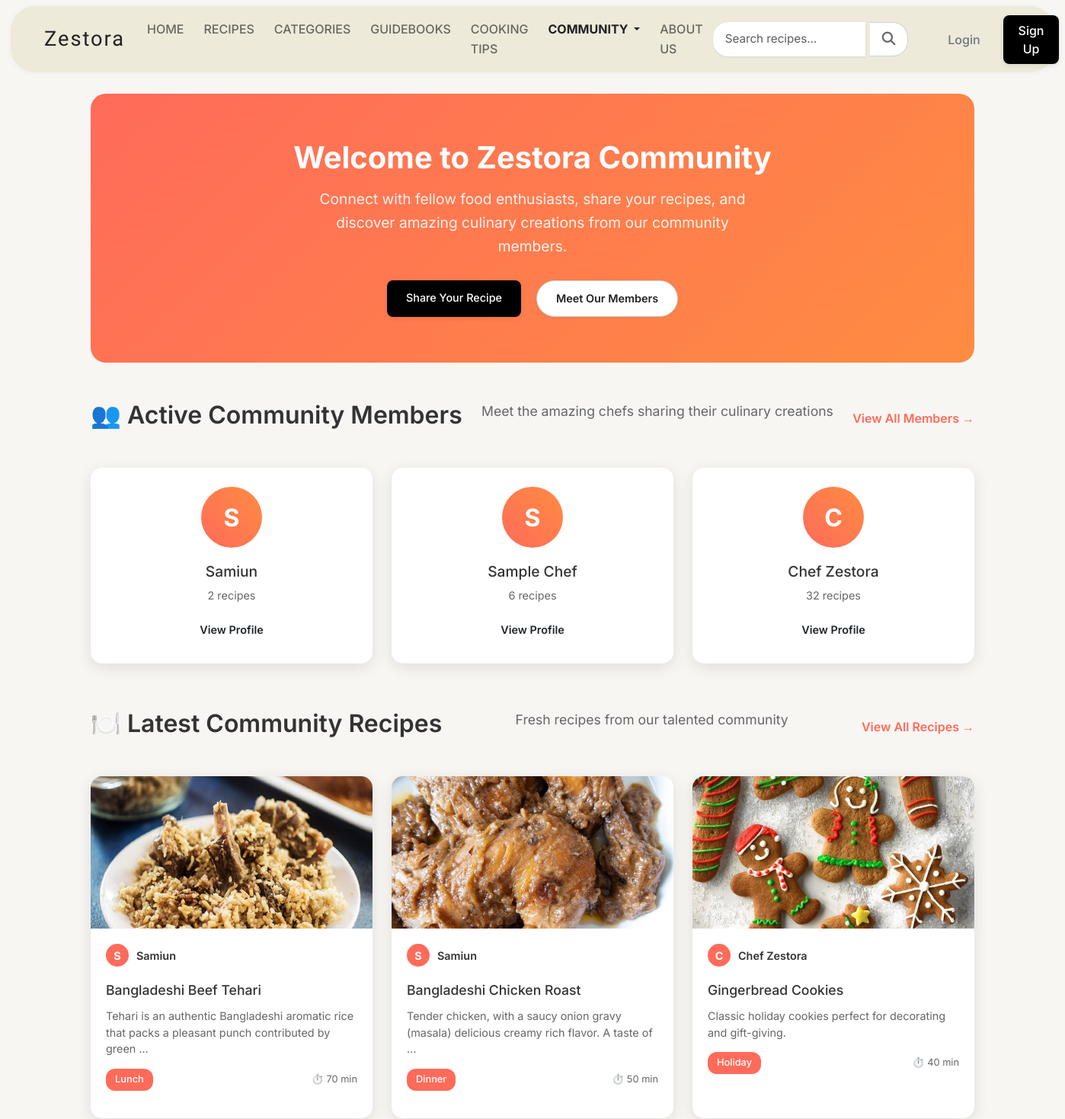
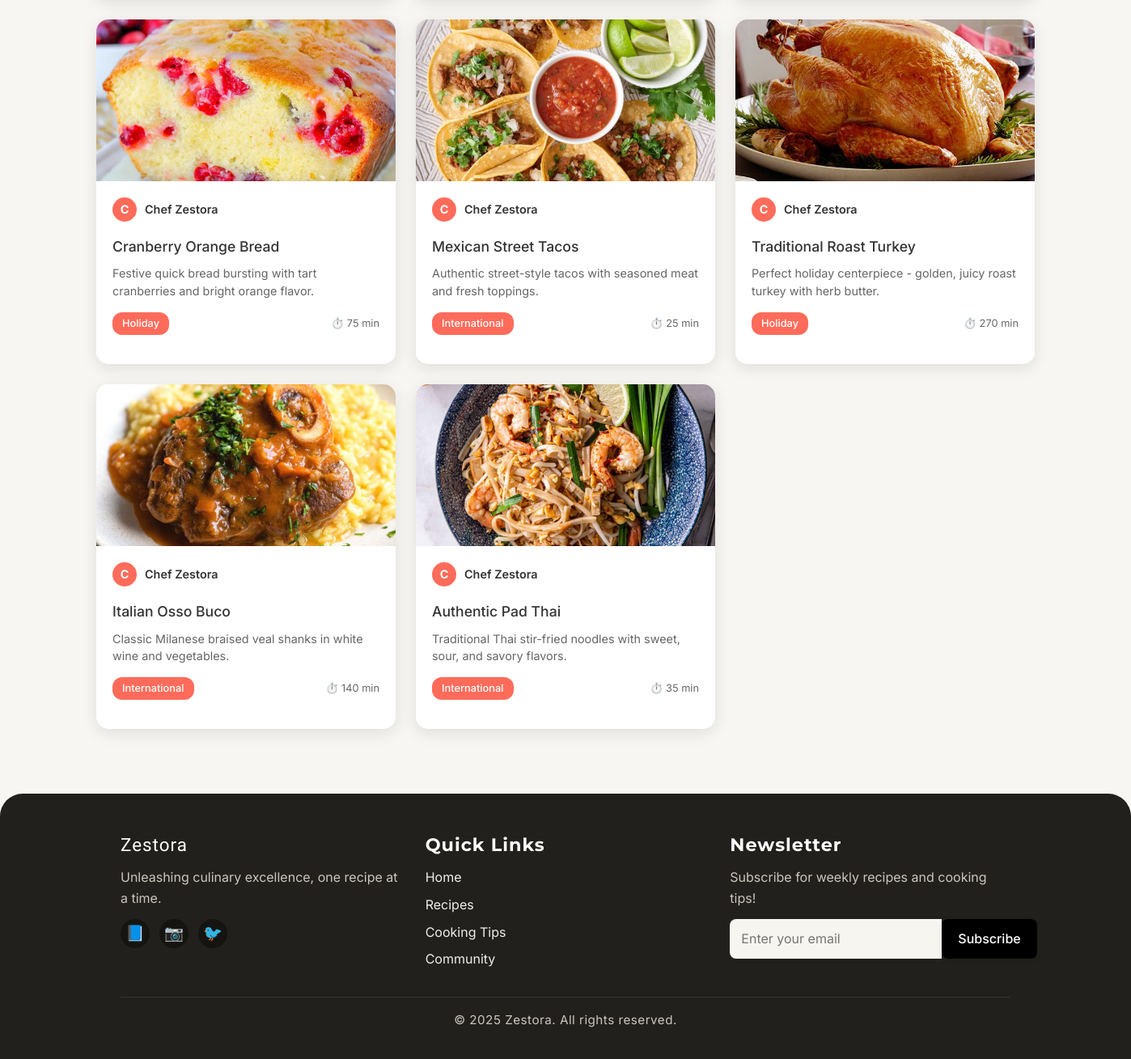
/community/, run on the app's committed database (2 pictures, top to bottom).
### recipes/models.py (models this page shows, shortened)
class Recipe(models.Model):
    DIFFICULTY_CHOICES = [
        ('easy', 'Easy'),
        ('medium', 'Medium'),
        ('hard', 'Hard'),
    ]
    title = models.CharField(max_length=200)
    slug = models.SlugField(unique=True)
    description = models.TextField()
    ingredients = models.TextField()
    instructions = models.TextField()
    prep_time = models.IntegerField(help_text="Preparation time in minutes")
    cook_time = models.IntegerField(help_text="Cooking time in minutes")
    servings = models.IntegerField()
    difficulty = models.CharField(max_length=10, choices=DIFFICULTY_CHOICES)
    category = models.ForeignKey(Category, on_delete=models.CASCADE)
    image = models.ImageField(upload_to='recipes/', blank=True, null=True, help_text="Upload recipe image")
    author = models.ForeignKey(User, on_delete=models.CASCADE)
    featured = models.BooleanField(default=False)
    created_at = models.DateTimeField(auto_now_add=True)
    updated_at = models.DateTimeField(auto_now=True)
    @property
    def total_time(self):
        return self.prep_time + self.cook_time

class Category(models.Model):
    name = models.CharField(max_length=100)
    slug = models.SlugField(unique=True)
    description = models.TextField(blank=True)
    image = models.ImageField(upload_to='categories/', blank=True, null=True)
    created_at = models.DateTimeField(auto_now_add=True)
    class Meta:
        verbose_name_plural = "Categories"

### community/views.py (the view)
# urls.py: path('', views.community_home, name='community_home'),
def community_home(request):
    recent_users = User.objects.filter(recipe__isnull=False).distinct().order_by('-date_joined')[:12]
    featured_stories = CulinaryStory.objects.filter(featured=True)[:6]
    recent_recipes = Recipe.objects.select_related('author', 'category').order_by('-created_at')[:8]
    return render(request, 'community/community_home.html', {
        'recent_users': recent_users,
        'featured_stories': featured_stories,
        'recent_recipes': recent_recipes,
        'active_page': 'community'
    })

### templates/community/community_home.html (shortened to what this page needs)
{% extends 'base.html' %}
{% load static %}
{% block content %}
<div class="community-container">
    <div class="community-hero">
        <div class="hero-content">
            <h1>Welcome to Zestora Community</h1>
            <p>Connect with fellow food enthusiasts, share your recipes, and discover amazing culinary creations from our community members.</p>
            <div class="hero-actions">
                <a href="{% url 'recipes:add_recipe' %}" class="btn btn-primary">Share Your Recipe</a>
                <a href="{% url 'community:community_members' %}" class="btn btn-outline">Meet Our Members</a>
            </div>
        </div>
    </div>
    <div class="community-section">
        <div class="section-header">
            <h2>👥 Active Community Members</h2>
            <p>Meet the amazing chefs sharing their culinary creations</p>
            <a href="{% url 'community:community_members' %}" class="view-all-link">View All Members →</a>
        </div>
        <div class="members-grid">
            {% for user in recent_users %}
            <div class="member-card">
                <div class="member-avatar">
                    {% if user.userprofile.profile_image %}
                        <img src="{{ user.userprofile.profile_image.url }}" alt="{{ user.get_full_name|default:user.username }}">
                    {% else %}
                        <div class="avatar-placeholder">
                            {{ user.first_name.0|default:user.username.0|upper }}
                        </div>
                    {% endif %}
                </div>
                <div class="member-info">
                    <h4>{{ user.get_full_name|default:user.username }}</h4>
                    <p class="member-recipes">{{ user.recipe_set.count }} recipe{{ user.recipe_set.count|pluralize }}</p>
                    <a href="{% url 'community:user_profile' user.id %}" class="btn btn-sm">View Profile</a>
                </div>
            </div>
            {% empty %}
            <div class="no-members">
                <p>No community members yet. Be the first to share a recipe!</p>
            </div>
            {% endfor %}
        </div>
    </div>
    <div class="community-section">
        <div class="section-header">
            <h2>🍽️ Latest Community Recipes</h2>
            <p>Fresh recipes from our talented community</p>
            <a href="{% url 'recipes:recipe_list' %}" class="view-all-link">View All Recipes →</a>
        </div>
        <div class="recipes-grid">
            {% for recipe in recent_recipes %}
            <div class="recipe-card">
                <div class="recipe-image">
                    {% if recipe.image %}
                        {% if recipe.image.name|slice:":8" == "recipes/" %}
                            <img src="{{ recipe.image.url }}" alt="{{ recipe.title }}">
                        {% else %}
                            <img src="{% static recipe.image %}" alt="{{ recipe.title }}">
                        {% endif %}
                    {% else %}
                        <div class="recipe-placeholder">🍽️</div>
                    {% endif %}
                </div>
                <div class="recipe-content">
                    <div class="recipe-author">
                        <span class="author-avatar">
                            {{ recipe.author.first_name.0|default:recipe.author.username.0|upper }}
                        </span>
                        <span class="author-name">{{ recipe.author.get_full_name|default:recipe.author.username }}</span>
                    </div>
                    <h4><a href="{% url 'recipes:recipe_detail' recipe.slug %}">{{ recipe.title }}</a></h4>
                    <p>{{ recipe.description|truncatewords:15 }}</p>
                    <div class="recipe-meta">
                        <span class="category">{{ recipe.category.name }}</span>
                        <span class="time">⏱️ {{ recipe.total_time }} min</span>
                    </div>
                </div>
            </div>
            {% empty %}
            <div class="no-recipes">
                <p>No recipes shared yet. Be the first to contribute!</p>
            </div>
            {% endfor %}
        </div>
    </div>
</div>
{% endblock %}

### static/css/styles.css (style rules this page uses)
.btn.btn-outline { background: #fff; color: #222; border: 1px solid #ccc; box-shadow: 0 1px 5px rgba(0,0,0,0.04); }
.btn.btn-primary { background: #000; color: #fff; border: none; box-shadow: 0 2px 6px rgba(0,0,0,0.09); }
* { margin: 0; padding: 0; box-sizing: border-box; }
body { font-family: 'Inter', sans-serif; line-height: 1.6; color: #333; background-color: #f8f6f3; }
.btn { text-decoration: none; padding: 0.75rem 1.5rem; border-radius: 8px; font-weight: 500; font-size: 0.9rem; transition: all 0.3s ease; border: 2px solid transparent; cursor: pointer; display: inline-block; }
.btn-primary { background: #e85a4f; color: white; border-color: #e85a4f; }
.btn-outline { background: transparent; color: #e85a4f; border-color: #e85a4f; }
.recipe-card { background: white; border-radius: 15px; overflow: hidden; box-shadow: 0 4px 15px rgba(0, 0, 0, 0.1); transition: transform 0.3s ease, box-shadow 0.3s ease; }
.recipe-card img { width: 100%; height: 200px; object-fit: cover; }
.recipe-meta { display: flex; justify-content: space-between; color: #666; font-size: 0.9rem; margin-bottom: 1rem; }
.section-header { display: flex; justify-content: space-between; align-items: center; margin-bottom: 3rem; flex-wrap: wrap; gap: 1rem; }

### static/css/navbar_footer.css (style rules this page uses)
.btn.btn-outline { background: #fff; color: #222; border: 1px solid #ccc; box-shadow: 0 1px 5px rgba(0,0,0,0.04); }
.btn.btn-primary { background: #000; color: #fff; border: none; box-shadow: 0 2px 6px rgba(0,0,0,0.09); }
.btn-primary { background: #000 !important; border-color: #000 !important; border-radius: 8px !important; font-weight: 500 !important; }

### data on the page
Recipe: image (picture), author.first_name.0 "S", author.get_full_name "Samiun", title "Bangladeshi Beef Tehari", description "Tehari is an authentic Bangladeshi aromatic rice that packs a pleasant punch contributed by green …", category.name "Lunch", total_time "70"
Recipe: image (picture), author.first_name.0 "S", author.get_full_name "Samiun", title "Bangladeshi Chicken Roast", description "Tender chicken, with a saucy onion gravy (masala) delicious creamy rich flavor. A taste of …", category.name "Dinner", total_time "50"
Recipe: image (picture), author.first_name.0 "C", author.get_full_name "Chef Zestora", title "Gingerbread Cookies", description "Classic holiday cookies perfect for decorating and gift-giving.", category.name "Holiday", total_time "40"
Recipe: shows a picture, author.first_name.0 "C", author.get_full_name "Chef Zestora", title "Cranberry Orange Bread", description "Festive quick bread bursting with tart cranberries and bright orange flavor.", category.name "Holiday", total_time "75"
Recipe: image (picture), author.first_name.0 "C", author.get_full_name "Chef Zestora", title "Mexican Street Tacos", description "Authentic street-style tacos with seasoned meat and fresh toppings.", category.name "International", total_time "25"
Recipe: shows a picture, author.first_name.0 "C", author.get_full_name "Chef Zestora", title "Traditional Roast Turkey", description "Perfect holiday centerpiece - golden, juicy roast turkey with herb butter.", category.name "Holiday", total_time "270"
Recipe: shows a picture, author.first_name.0 "C", author.get_full_name "Chef Zestora", title "Italian Osso Buco", description "Classic Milanese braised veal shanks in white wine and vegetables.", category.name "International", total_time "140"
Recipe: shows a picture, author.first_name.0 "C", author.get_full_name "Chef Zestora", title "Authentic Pad Thai", description "Traditional Thai stir-fried noodles with sweet, sour, and savory flavors.", category.name "International", total_time "35"

### other printed values
{{ user.first_name.0|default:user.username.0|upper }} "S"
{{ user.get_full_name|default:user.username }} "Samiun"
{{ user.recipe_set.count }} "2"
{{ user.get_full_name|default:user.username }} "Sample Chef"
{{ user.recipe_set.count }} "6"
{{ user.first_name.0|default:user.username.0|upper }} "C"
{{ user.get_full_name|default:user.username }} "Chef Zestora"
{{ user.recipe_set.count }} "32"
